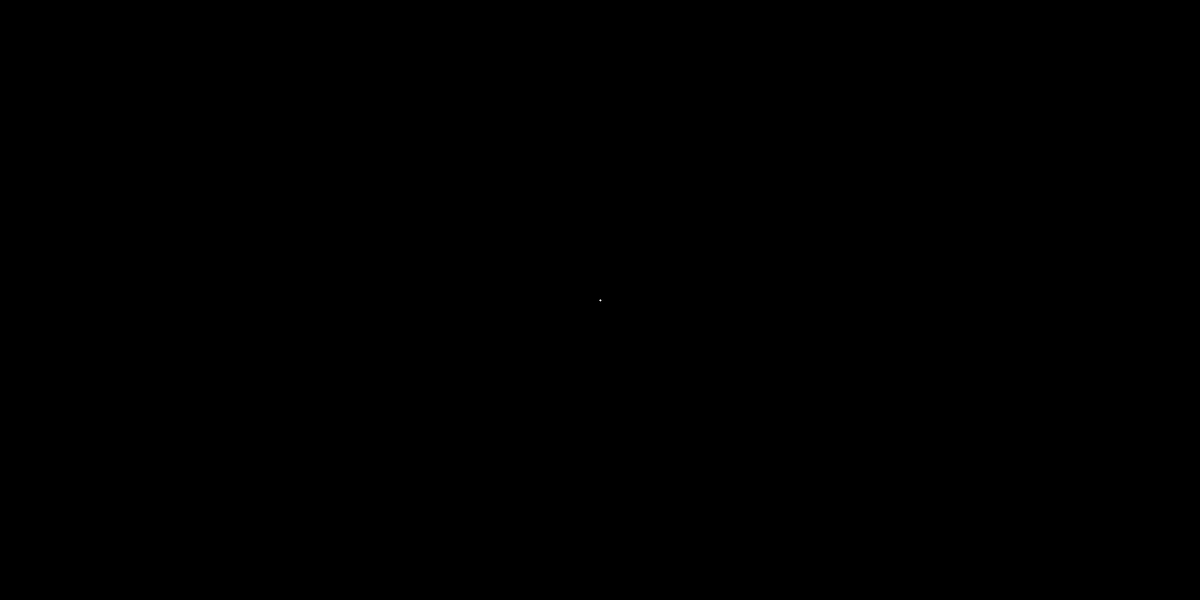
Frame 1 (no input)
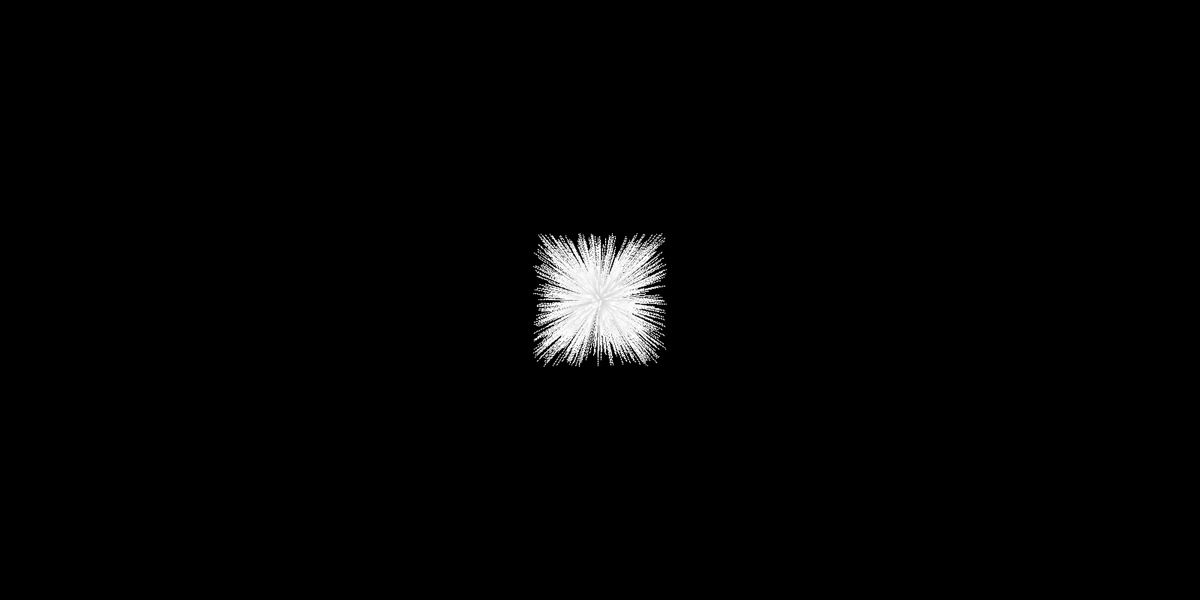
Frame 60 (the mouse pressed at the canvas centre just before this capture)
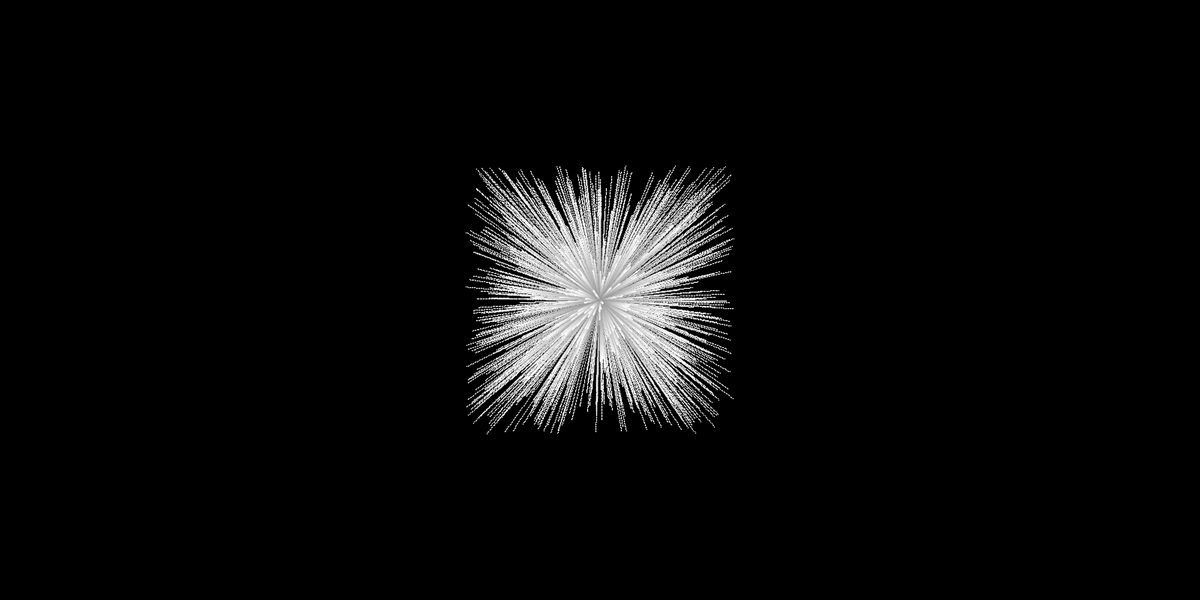
Frame 120 (the mouse held since frame 60 and released just before this capture)

The Processing sketch that drew these frames (run headless with seeded random() and noise(); from frame 60 on, the mouse is pressed at the canvas centre):

// Processing sketch: processing_47398
// ── processing_47398.pde

/*por Eduardo H Obieta
hackpact de arte generativo
www.artegenerativo.laad.com.mx
*/

float px1[], py1[], velx[], vely[];
int part = 1000;
boolean env01=true;

void setup() {
  size(1600, 800);
  background(0);
  px1 = new float[part];
  py1 = new float[part];
  velx = new float[part];
  vely = new float[part];
  for (int i=0; i<part; i++) {
    px1[i] = width/2;
    py1[i] = height/2;
    velx[i] = random(-1.5, 1.5);
    vely[i] = random(-1.5, 1.5);
  }
} 

void draw() {
  pushMatrix();
  noStroke();
  rectMode(CORNER);
  fill(0, 1);
  rect(0, 0, width, height);
  popMatrix();
  stroke(255);
  strokeWeight(1.5);
  for (int i=0; i<part; i++) {
    point(px1[i], py1[i]);
    px1[i]+=velx[i];
    py1[i]+=vely[i];
    if ((py1[i]>height) | (px1[i]>width) | (py1[i]<0) | (px1[i]<0)) {
      py1[i] = mouseY;
      vely[i] = random(-0.5, 0.5)*noise(10)*10;
      px1[i] = mouseX;
      velx[i] = random(-0.5, 0.5)*noise(10)*10;
      strokeWeight(2.2);
      px1[i]+=velx[i]*2;
      py1[i]+=vely[i]*2;
    }
  }
}
